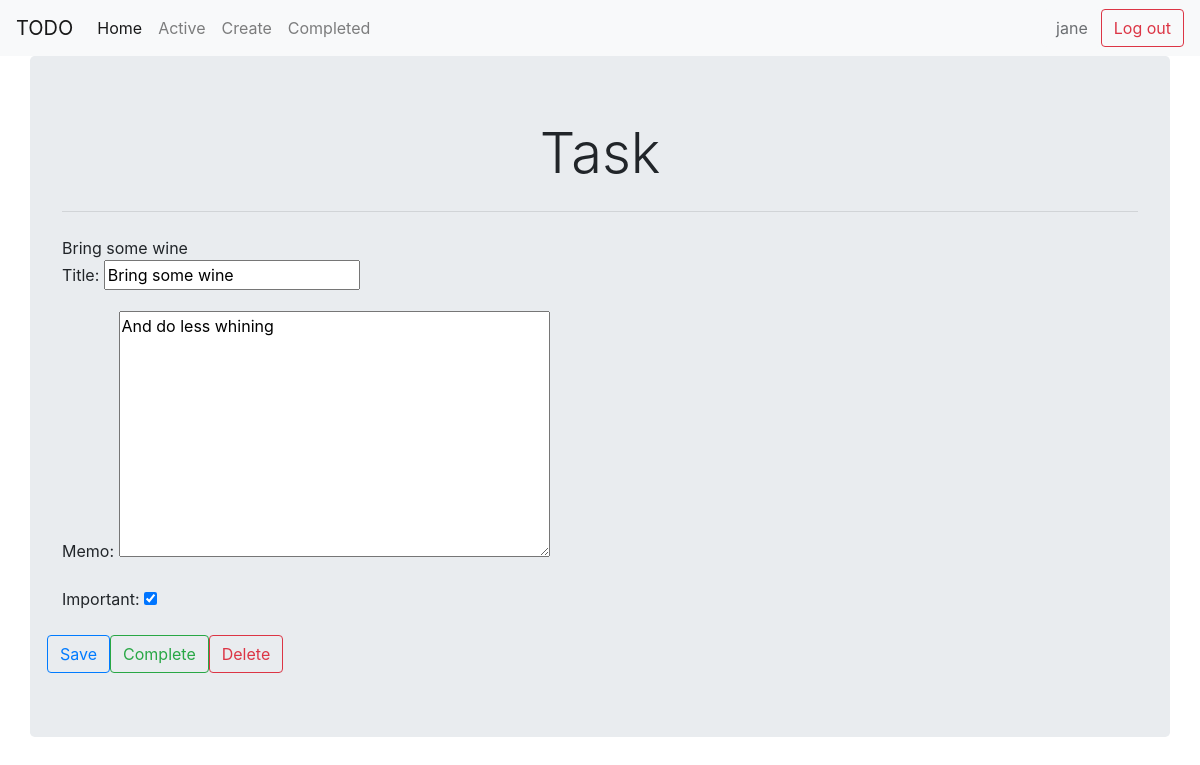
The app's page /todo/2 (signed in), older data.
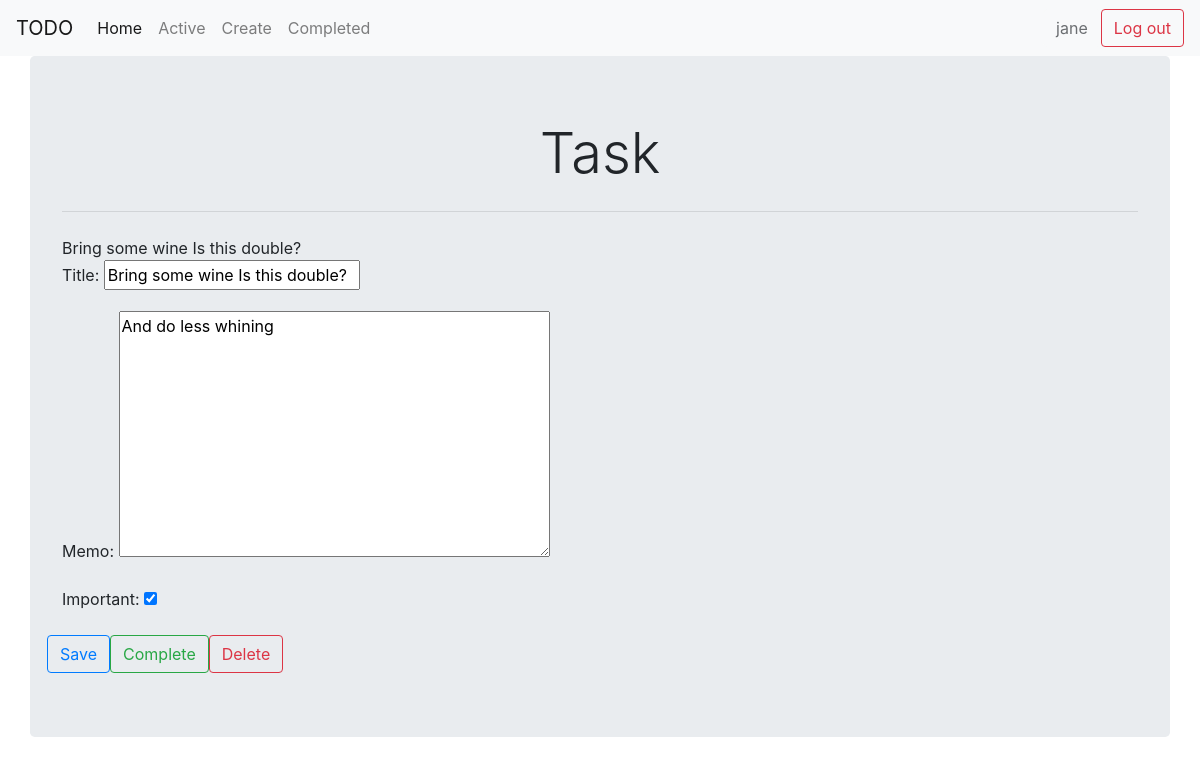
The same page, newer data.
### todo/models.py (models this page shows, shortened)
class Todo(models.Model):
    title = models.CharField(max_length=100)
    memo = models.TextField(blank=True)
    created_time = models.DateTimeField(auto_now_add=True)
    completed_time = models.DateTimeField(null=True, blank=True)
    important = models.BooleanField(default=False)
    user = models.ForeignKey(User, on_delete=models.CASCADE)

### todo/views.py (the view, shortened to what this page needs)
# urls.py: path("todo/<int:todo_pk>", views.view_todo, name='view_todo'),
@login_required
def view_todo(request, todo_pk):
    todo = get_object_or_404(Todo, pk=todo_pk, user=request.user)
    if request.method == "GET":
        form = TodoForm(instance=todo)
        return render(request, "todo/view_todo.html", {'todo': todo, 'form': form})

### todo/forms.py
class TodoForm(ModelForm):
    class Meta:
        model = Todo
        fields = ['title', 'memo', 'important']

### todo/templates/todo/view_todo.html (shortened to what this page needs)
{% extends 'todo/base.html' %}
{% block title %}
    Task
{% endblock %}
{% block content %}
    {{todo.title}}
<br>
    <form method="POST">
        {{form.as_p}}
    </form>
<div class="row">
    <form class="custom">
        <button type="submit" class="btn btn-outline-primary">Save</button>
    </form>
    <form class="custom" method="POST" action="{% url 'complete_todo' todo.id %}">
        <button type="submit" class="btn btn-outline-success">Complete</button>
    </form>
    <form class="custom" method="POST" action="{% url 'delete_todo' todo.id %}">
        <button type="submit" class="btn btn-outline-danger">Delete</button>
    </form>
</div>
{% endblock %}

### todo/templates/todo/base.html (shortened to what this page needs)
<!DOCTYPE html>
<html lang="en">
<head>
    <link rel="stylesheet" href="https://stackpath.bootstrapcdn.com/bootstrap/4.4.1/css/bootstrap.min.css">
</head>
<body>
    <nav class="navbar navbar-expand-lg navbar-light bg-light">
    <a class="navbar-brand"  disabled href="#">TODO</a>
        <div class="collapse navbar-collapse" id="navbarSupportedContent">
            <ul class="navbar-nav mr-auto">
                <li class="nav-item active">
                    <a class="nav-link" href="{% url 'home' %}">Home <span class="sr-only">(current)</span></a>
                </li>
                {% if user.is_authenticated %}
                <li class="nav-item">
                    <a class="nav-link" href="{% url 'current_todos' %}">Active</a>
                </li>
                <li class="nav-item">
                    <a class="nav-link" href="{% url 'create_todo' %}">Create</a>
                </li>
                <li class="nav-item">
                    <a class="nav-link" href="{% url 'completed' %}">Completed</a>
                </li>
            </ul>
            <button type="button" class="btn btn-light" disabled>{{ user.username }}</button>
            <form class="form-inline my-2 my-lg-0" action="{% url 'logoutuser' %}" method="POST">
                <button class="btn btn-light btn-outline-danger my-2 my-sm-0" type="submit">Log out</button>
            </form>
            {% endif %}
        </div>
    </nav>
    <div class="container jumbotron">
        <h1 class="display-4 text-center">{% block title %} {% endblock %}</h1>
        <hr class="my-4">
        {% block content %}
        {% endblock %}
    </div>
</body>
</html>

Row changes from the older to the newer data that the page shows:
changed Todo "And do less whining": title "Bring some wine" → "Bring some wine Is this double?"
